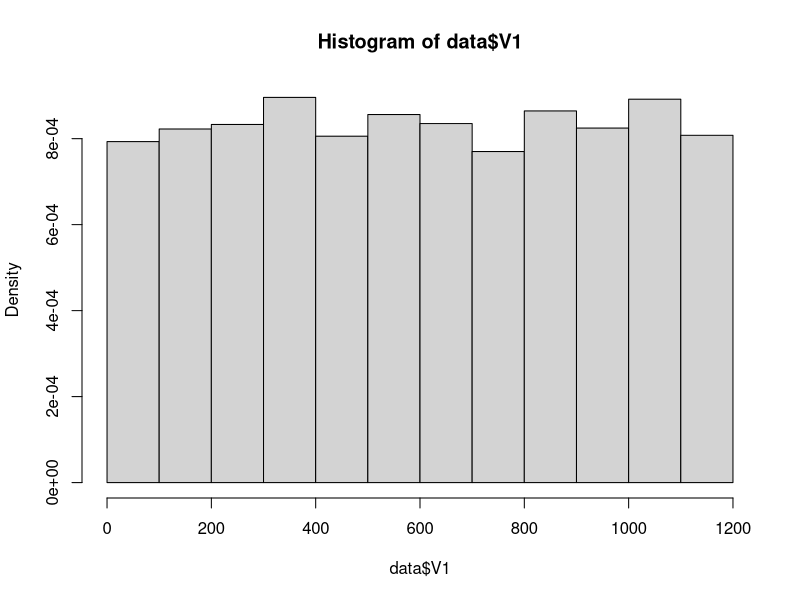
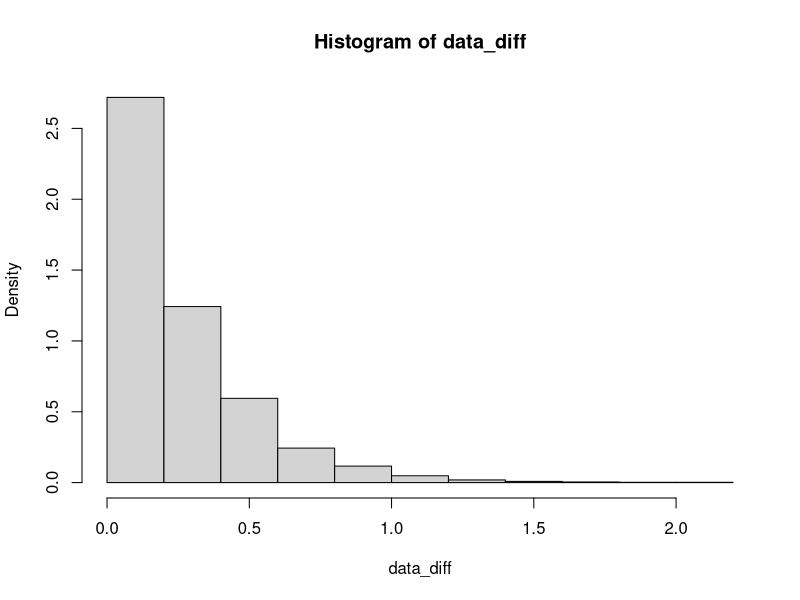

These charts were generated, in order, by the following R code:
# Author: Carlos Jesus Caro
# Email: carlos.jesus-caro@edu.dsti.institute

##############################################################################
# Exercise 1
##############################################################################

# Importing the data
data <- read.table('./FinalExam/data1.txt', header = FALSE)
head(data)
class(data$V1)

# Option 1
# Plotting the histogram
hist(data$V1, freq = FALSE)
# Based on the histogream, it looks like an Uniform distribution
# Applying the Kolmogorov-Smirnov test
ks.test(data$V1, punif, min(data$V1), max(data$V1))
# p-value: 0.783 ==> H0 is not rejected, data$V1 seems to be a uniform
# random variable

# Option 2
# Calculating the time arrival between 2 points
data_diff <- diff(data$V1)
# Histogram of the time difference between 2 points from data$V1
hist(data_diff, freq = FALSE)
# Based on the histogream, it looks like an Exponential distribution
# Applying the Kolmogorov-Smirnov test
ks.test(data_diff, pexp, 1 / mean(data_diff))
# p-value: 0.5568 ==> We accept H0, the difference between 2 points of data$V1
# is an exponential random variable

# Calculating lambda
lambda_hat <- 1 / mean(data_diff)
lambda_hat
